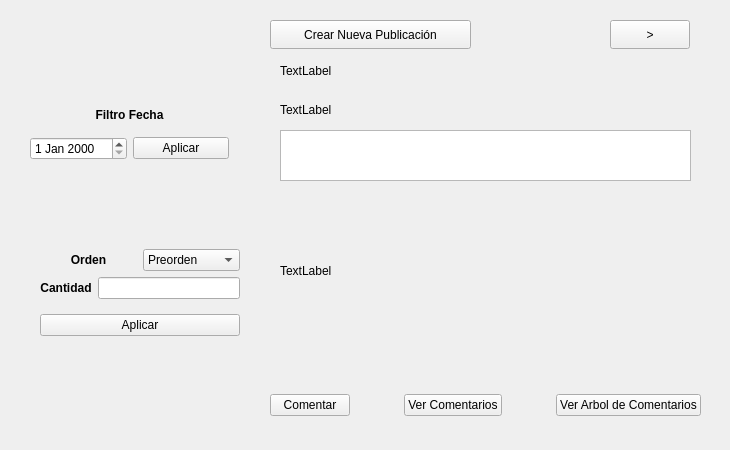
<?xml version="1.0" encoding="UTF-8"?>
<ui version="4.0">
 <class>WidgetPublicaciones</class>
 <widget class="QWidget" name="WidgetPublicaciones">
  <property name="geometry">
   <rect>
    <x>0</x>
    <y>0</y>
    <width>730</width>
    <height>450</height>
   </rect>
  </property>
  <property name="windowTitle">
   <string>Form</string>
  </property>
  <widget class="QPushButton" name="btn_CrearPost">
   <property name="geometry">
    <rect>
     <x>270</x>
     <y>20</y>
     <width>201</width>
     <height>29</height>
    </rect>
   </property>
   <property name="text">
    <string>Crear Nueva Publicación</string>
   </property>
  </widget>
  <widget class="QLabel" name="lbl_gmailPost">
   <property name="geometry">
    <rect>
     <x>280</x>
     <y>60</y>
     <width>191</width>
     <height>21</height>
    </rect>
   </property>
   <property name="text">
    <string>TextLabel</string>
   </property>
  </widget>
  <widget class="QLabel" name="lbl_FechaPost">
   <property name="geometry">
    <rect>
     <x>280</x>
     <y>100</y>
     <width>191</width>
     <height>20</height>
    </rect>
   </property>
   <property name="text">
    <string>TextLabel</string>
   </property>
  </widget>
  <widget class="QTextEdit" name="txtEdit_ContenidoPost">
   <property name="geometry">
    <rect>
     <x>280</x>
     <y>130</y>
     <width>411</width>
     <height>51</height>
    </rect>
   </property>
  </widget>
  <widget class="QLabel" name="lbl_ImagePost">
   <property name="geometry">
    <rect>
     <x>280</x>
     <y>190</y>
     <width>411</width>
     <height>161</height>
    </rect>
   </property>
   <property name="text">
    <string>TextLabel</string>
   </property>
  </widget>
  <widget class="QWidget" name="layoutWidget">
   <property name="geometry">
    <rect>
     <x>30</x>
     <y>100</y>
     <width>199</width>
     <height>60</height>
    </rect>
   </property>
   <layout class="QVBoxLayout" name="verticalLayout">
    <item>
     <widget class="QLabel" name="label">
      <property name="text">
       <string>&lt;html&gt;&lt;head/&gt;&lt;body&gt;&lt;p align=&quot;center&quot;&gt;&lt;span style=&quot; font-weight:700;&quot;&gt;Filtro Fecha&lt;/span&gt;&lt;/p&gt;&lt;/body&gt;&lt;/html&gt;</string>
      </property>
     </widget>
    </item>
    <item>
     <layout class="QHBoxLayout" name="horizontalLayout">
      <item>
       <widget class="QDateEdit" name="dateEdit"/>
      </item>
      <item>
       <widget class="QPushButton" name="btn_ApliDate">
        <property name="text">
         <string>Aplicar</string>
        </property>
       </widget>
      </item>
     </layout>
    </item>
   </layout>
  </widget>
  <widget class="QWidget" name="layoutWidget">
   <property name="geometry">
    <rect>
     <x>270</x>
     <y>390</y>
     <width>431</width>
     <height>31</height>
    </rect>
   </property>
   <layout class="QHBoxLayout" name="horizontalLayout_2">
    <item>
     <widget class="QPushButton" name="pushButton_2">
      <property name="text">
       <string>Comentar</string>
      </property>
     </widget>
    </item>
    <item>
     <spacer name="horizontalSpacer">
      <property name="orientation">
       <enum>Qt::Orientation::Horizontal</enum>
      </property>
      <property name="sizeHint" stdset="0">
       <size>
        <width>40</width>
        <height>20</height>
       </size>
      </property>
     </spacer>
    </item>
    <item>
     <widget class="QPushButton" name="pushButton_3">
      <property name="text">
       <string>Ver Comentarios</string>
      </property>
     </widget>
    </item>
    <item>
     <spacer name="horizontalSpacer_2">
      <property name="orientation">
       <enum>Qt::Orientation::Horizontal</enum>
      </property>
      <property name="sizeHint" stdset="0">
       <size>
        <width>40</width>
        <height>20</height>
       </size>
      </property>
     </spacer>
    </item>
    <item>
     <widget class="QPushButton" name="pushButton_4">
      <property name="text">
       <string>Ver Arbol de Comentarios</string>
      </property>
     </widget>
    </item>
   </layout>
  </widget>
  <widget class="QPushButton" name="btn_siguiente">
   <property name="geometry">
    <rect>
     <x>610</x>
     <y>20</y>
     <width>80</width>
     <height>29</height>
    </rect>
   </property>
   <property name="text">
    <string>&gt;</string>
   </property>
  </widget>
  <widget class="QWidget" name="">
   <property name="geometry">
    <rect>
     <x>40</x>
     <y>240</y>
     <width>200</width>
     <height>107</height>
    </rect>
   </property>
   <layout class="QVBoxLayout" name="verticalLayout_3">
    <item>
     <layout class="QVBoxLayout" name="verticalLayout_2">
      <item>
       <layout class="QHBoxLayout" name="horizontalLayout_3">
        <item>
         <widget class="QLabel" name="label_3">
          <property name="text">
           <string>&lt;html&gt;&lt;head/&gt;&lt;body&gt;&lt;p align=&quot;center&quot;&gt;&lt;span style=&quot; font-weight:700;&quot;&gt;Orden&lt;/span&gt;&lt;/p&gt;&lt;/body&gt;&lt;/html&gt;</string>
          </property>
         </widget>
        </item>
        <item>
         <widget class="QComboBox" name="cmbOrden">
          <item>
           <property name="text">
            <string>Preorden</string>
           </property>
          </item>
          <item>
           <property name="text">
            <string>Inorden</string>
           </property>
          </item>
          <item>
           <property name="text">
            <string>Posorden</string>
           </property>
          </item>
         </widget>
        </item>
       </layout>
      </item>
      <item>
       <layout class="QHBoxLayout" name="horizontalLayout_4">
        <item>
         <widget class="QLabel" name="label_4">
          <property name="text">
           <string>&lt;html&gt;&lt;head/&gt;&lt;body&gt;&lt;p align=&quot;center&quot;&gt;&lt;span style=&quot; font-weight:700;&quot;&gt;Cantidad&lt;/span&gt;&lt;/p&gt;&lt;/body&gt;&lt;/html&gt;</string>
          </property>
         </widget>
        </item>
        <item>
         <widget class="QLineEdit" name="txtCantidad"/>
        </item>
       </layout>
      </item>
     </layout>
    </item>
    <item>
     <widget class="QPushButton" name="btnAplicarOrden">
      <property name="text">
       <string>Aplicar</string>
      </property>
     </widget>
    </item>
   </layout>
  </widget>
 </widget>
 <resources/>
 <connections/>
</ui>
